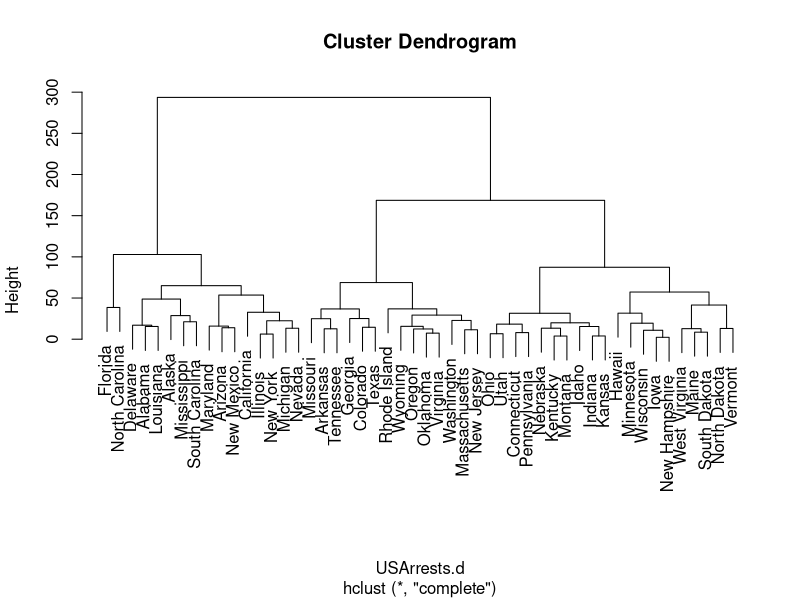
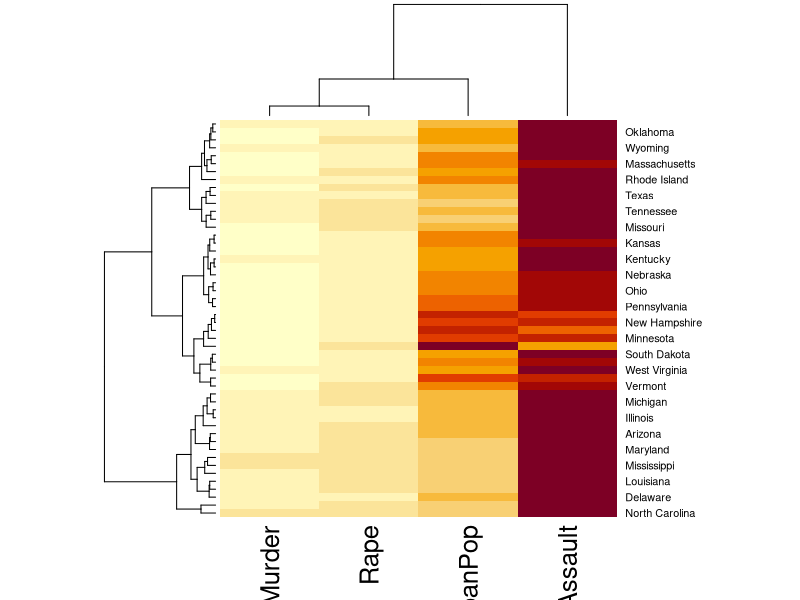

Source code (R) for these figures, in order:
data(USArrests)
#デンドログラム
#distで相互の変数間の距離を求める
USArrests.d <- dist(USArrests)
USArrests.hc <- hclust(USArrests.d)
plot(USArrests.hc)

#ヒートマップ
data(USArrests)
heatmap(as.matrix(USArrests))
